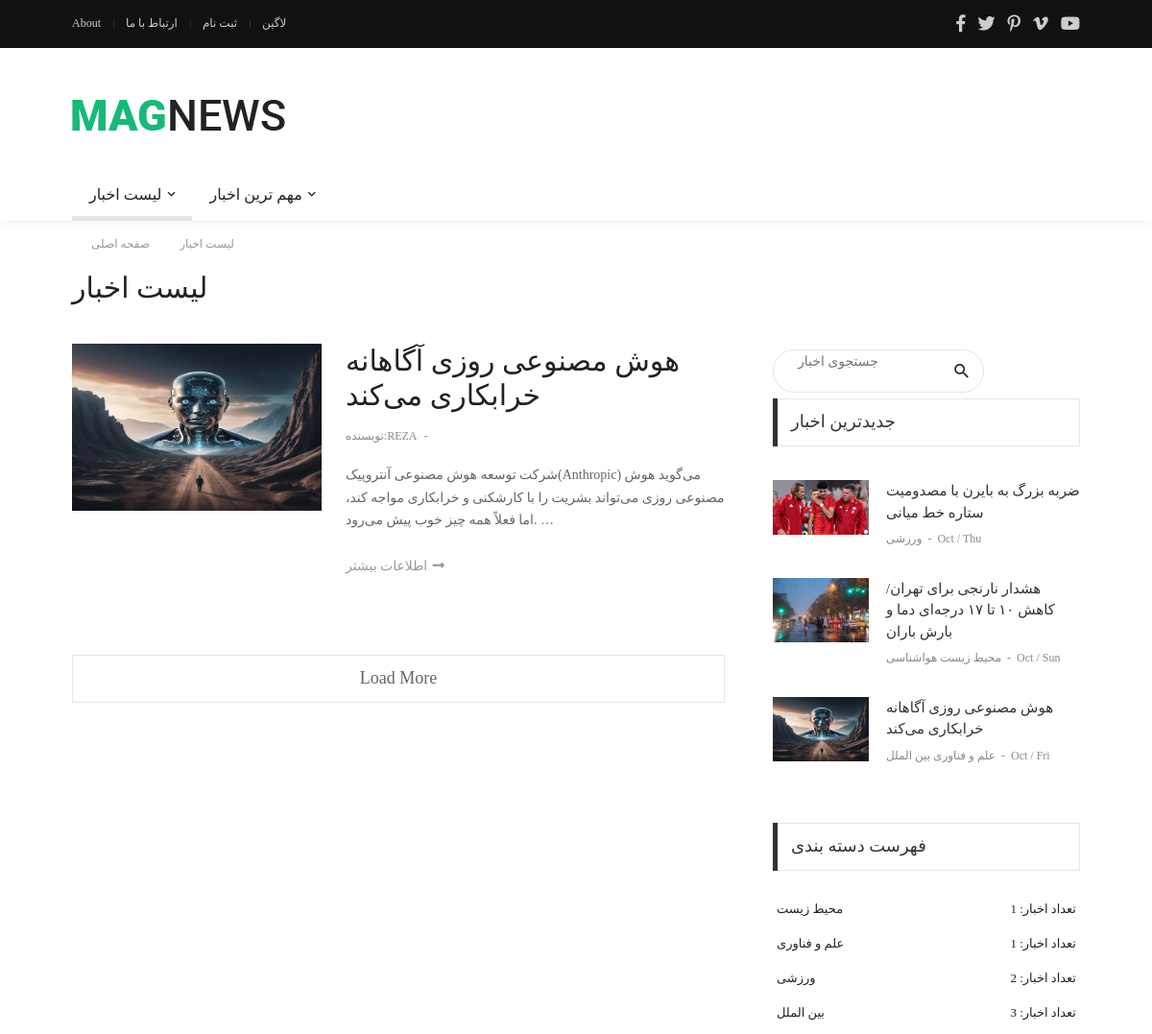
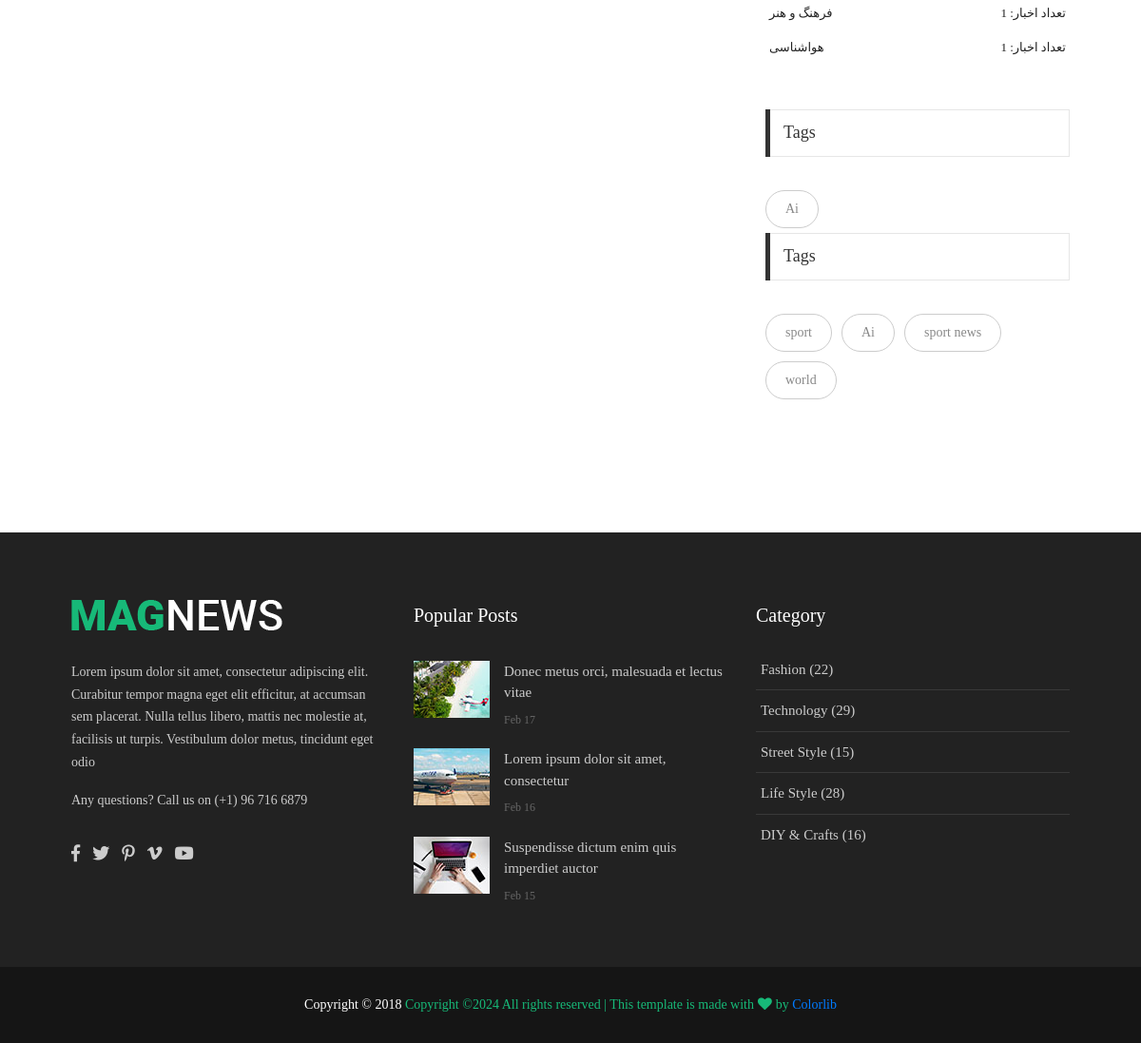
The app's page /blog/category/علم و فناوری/ with its own data (2 pictures, top to bottom).
### blog/models.py (models this page shows, shortened)
class Post(models.Model):
    title=models.CharField(max_length=255)
    description=models.TextField()
    author=models.ForeignKey(User,on_delete=models.CASCADE,null=True)
    active=models.BooleanField(default=False)
    created_time=models.DateTimeField(auto_now_add=True)
    updated_time=models.DateTimeField(auto_now=True)
    image=models.ImageField(upload_to='blog/images/',default='blog/images/rein.jpg')
    category=models.ManyToManyField('Category')
    breif_description=models.CharField(max_length=255,null=True,blank=True)
    tags=TaggableManager()
    class Meta:
        ordering = ['-created_time']

class Category(models.Model):
    title = models.CharField(max_length=255)
    def __str__(self):
        return self.title

### blog/views.py (the view)
# urls.py: path('',views.blog,name='blog'),
def blog(request,**kwargs):
    posts=Post.objects.filter(active=1)
    if kwargs.get('cat'):
        posts=posts.filter(category__title=kwargs['cat'])
    if kwargs.get('author'):
        posts=posts.filter(author__username=kwargs['author'])
    if search :=request.GET.get('search'):
        posts=posts.filter(Q(title__icontains=search)| Q(description__icontains=search))
    context = {'posts': posts}
    return render(request, 'blog/blog.html',context)

### blog/templatetags/blog_tags.py (called while the page is built)
@register.inclusion_tag('blog/includes/blog-recent.html')
def recent_news():
    posts=Post.objects.filter(active=1).order_by('-created_time')[:3]
    return {'posts': posts}

@register.filter
def jalali_date(value):
    return JalaliDate(value).strftime("%Y/%m/%d")

@register.inclusion_tag('blog/includes/blog-categories.html')
def category():
    categories =Category.objects.all()
    posts=Post.objects.filter(active=1)
    categories_count={}
    for cat in categories:
        categories_count[cat]=posts.filter(category__title=cat).count()
    return{'categories_count': categories_count}

@register.inclusion_tag('blog/includes/blog-tags.html')
def news_tags():
    posts=Post.objects.filter(active=1)
    return {'posts':posts}

### templates/blog/blog.html (shortened to what this page needs)
{% extends 'base.html' %}
{% load static %}
{% load blog_tags %}
{% block content %}
  <div class="container">
    <div class="bg0 flex-wr-sb-c p-rl-20 p-tb-8">
      <div class="f2-s-1 p-r-30 m-tb-6">
        <a href="/" class="breadcrumb-item f1-s-3 cl9">
					صفحه اصلی
				</a>
        <a href="{% url 'blog:blog'%}" class="breadcrumb-item f1-s-3 cl9">
					لیست اخبار
				</a>
      </div>
    </div>
  </div>
  <div class="container p-t-4 p-b-40">
    <h2 class="f1-l-1 cl2">لیست اخبار</h2>
  </div>
  <section class="bg0 p-b-55">
    <div class="container">
      <div class="row justify-content-center">
        <div class="col-md-10 col-lg-8 p-b-80">
          <div class="p-r-10 p-r-0-sr991">
            <div class="m-t--40 p-b-40">
              {% for post in posts %}
                <div class="flex-wr-sb-s p-t-40 p-b-15 how-bor2">
                  <a href="{% url 'blog:post_detail' num=post.id %}" class="size-w-8 wrap-pic-w hov1 trans-03 w-full-sr575 m-b-25">
                    <img src="{{post.image.url}}" alt="IMG" /></a>
                  <div class="size-w-9 w-full-sr575 m-b-25">
                    <h5 class="p-b-12">
                      <a href="{% url 'blog:post_detail' num=post.id %}" class="f1-l-1 cl2 hov-cl10 trans-03 respon2">{{post.title }}</a></h5>
                    <div class="cl8 p-b-18">
                      <a href="{% url 'blog:author' author=post.author %}" class="f1-s-4 cl8 hov-cl10 trans-03">نویسنده:{{post.author|upper}}</a>
                      <span class="f1-s-3 m-rl-3">-</span>
                    </div>
                    <p class="f1-s-1 cl6 p-b-24">{{post.description| truncatewords:25}}</p>
                    <a href="{% url 'blog:post_detail' num=post.id %}" class="f1-s-1 cl9 hov-cl10 trans-03">
                     اطلاعات بیشتر
                      <i class="m-l-2 fa fa-long-arrow-alt-right"></i>
                    </a>
                  </div>
                </div>
              {% endfor %}
            </div>
            <a href="#" class="flex-c-c size-a-13 bo-all-1 bocl11 f1-m-6 cl6 hov-btn1 trans-03">Load More</a>
          </div>
        </div>
        <div class="col-md-10 col-lg-4 p-b-80">
          <div class="p-l-10 p-rl-0-sr991">
            {% include 'blog/includes/blog-search.html' %}
            {% recent_news %}
            {% category %}
            {% include 'blog/includes/blog-tags.html' %}
            {% news_tags %}
          </div>
        </div>
      </div>
    </div>
  </section>
{% endblock %}

### templates/blog/includes/blog-recent.html (shortened to what this page needs)
  <div class="p-b-30">
    <div class="how2 how2-cl4 flex-s-c">
      <h3 class="f1-m-2 cl3 tab01-title">جدیدترین اخبار</h3>
    </div>
    <ul class="p-t-35">
      {% for post in posts%}
      <li class="flex-wr-sb-s p-b-30">
        <a href="#" class="size-w-10 wrap-pic-w hov1 trans-03">
          <img src="{{post.image.url}}" alt="IMG">
        </a>
        <div class="size-w-11">
          <h6 class="p-b-4">
            <a href="{% url 'blog:post_detail' num=post.id %}" class="f1-s-5 cl3 hov-cl10 trans-03">
             {{post.title}}
            </a>
          </h6>
          <span class="cl8 txt-center p-b-24">
            {% for cat in post.category.all %}
            <a href="{% url 'blog:category' cat=cat.title %}" class="f1-s-6 cl8 hov-cl10 trans-03">
              {{cat.title}}
            </a>
            {% endfor %}
            <span class="f1-s-3 m-rl-3">
              -
            </span>
            <span class="f1-s-3">
              {{post.updated_time | date:" M / D"}}
            </span>
          </span>
        </div>
      </li>
      {%endfor%}
    </ul>
  </div>

### templates/blog/includes/blog-categories.html (shortened to what this page needs)
  <div class="p-b-37">
    <div class="how2 how2-cl4 flex-s-c">
      <h3 class="f1-m-2 cl3 tab01-title">
        فهرست دسته بندی
      </h3>
    </div>
    <ul class="p-t-32">
    {% for cat,num in categories_count.items %}
      <li class="p-rl-4 p-b-19">
        <a href="{% url 'blog:category' cat=cat.title %}" class="flex-wr-sb-c f1-s-10 text-uppercase cl2 hov-cl10 trans-03">
          <span>
         {{cat}}
          </span>
          <span>
            تعداد اخبار:
            {{num}}
          </span>
        </a>
      </li>
    {% endfor %}
    </ul>
  </div>

### templates/blog/includes/blog-tags.html
<div>
    <div class="how2 how2-cl4 flex-s-c m-b-30">
      <h3 class="f1-m-2 cl3 tab01-title">Tags</h3>
    </div>
    <div class="flex-wr-s-s m-rl--5">
    {% for post in posts %}
      {%for tag in post.tags.all %}
      <a href="#" class="flex-c-c size-h-2 bo-1-rad-20 bocl12 f1-s-1 cl8 hov-btn2 trans-03 p-rl-20 p-tb-5 m-all-5">
        {{tag.name}}
      </a>
      {%  endfor %}
    {% endfor %}
    </div>
  </div>

### staticfiles/css/main.css (style rules this page uses)
.container { max-width: 1080px; }
.tab01-title { padding-right: 25px; }
body { padding-right: 0px !important; }
.breadcrumb-item { display: -webkit-box; display: -webkit-flex; display: -moz-box; display: -ms-flexbox; display: flex; }
.breadcrumb-item+.breadcrumb-item::before { height: 100%; content: "\f105"; font-family: FontAwesome; font-size: 12px; padding-right: 10px; padding-left: 12px; color: #999; }
.bocl11 { border-color: #e6e6e6; }
.bocl12 { border-color: #ccc; }
.cl2 { color: #222; }
.cl3 { color: #333; }
.cl6 { color: #666; }
.cl8 { color: #888; }
.cl9 { color: #999; }
.f1-s-1 { font-family: Roboto-Regular; font-size: 14px; line-height: 1.7; }
.f1-s-3 { font-family: Roboto-Regular; font-size: 12px; line-height: 1.7; }
.f1-s-4 { font-family: Roboto-Bold; font-size: 12px; line-height: 1.7; }
.f1-s-5 { font-family: Roboto-Medium; font-size: 15px; line-height: 1.333333; }
.f1-s-6 { font-family: Roboto-Medium; font-size: 12px; line-height: 1.7; }
.f1-s-10 { font-family: Roboto-Bold; font-size: 13px; line-height: 1.3; }
.f2-s-1 { font-family: Lato-Regular; font-size: 14px; line-height: 1.7; }
.f1-m-2 { font-family: Roboto-Medium; font-size: 18px; line-height: 1.333333; }
.f1-m-6 { font-family: Roboto-Regular; font-size: 18px; line-height: 1.333333; }
.f1-l-1 { font-family: Roboto-Medium; font-size: 30px; line-height: 1.2; }
.size-a-13 { width: 100%; height: 50px; }
.size-w-8 { width: 260px; }
.size-w-9 { width: calc(100% - 285px); }
.size-w-10 { width: 100px; }
.size-w-11 { width: calc(100% - 118px); }
.size-h-2 { min-height: 40px; }
.bg0 { background-color: #fff; }
.how-bor2 { border-bottom: 1px solid #f0f0f0; }
.how-bor2:last-child { border: none; }
.how2 { height: 50px; border: 1px solid #e6e6e6; padding: 0 18px; position: relative; }
.how2::before { content: ""; display: block; position: absolute; width: 5px; height: calc(100% + 2px); top: -1px; left: -1px; }
.how2-cl4::before { background-color: #333; }
.wrap-pic-s, .wrap-pic-max-s, .wrap-pic-w, .wrap-pic-max-w, .wrap-pic-h, .wrap-pic-max-h { display: block; }
.wrap-pic-w > img { width: 100%; }

### records on screen
Post: image (picture), title "هوش مصنوعی روزی آگاهانه خرابکاری می‌کند", author "REZA", description "شرکت توسعه هوش مصنوعی آنتروپیک(Anthropic) می‌گوید هوش مصنوعی روزی می‌تواند بشریت را با کارشکنی و خرابکاری مواجه کند، اما فعلاً همه چیز خوب پیش می‌رود. …", updated_time "Oct / Fri"
Post: image (picture), title "ضربه بزرگ به بایرن با مصدومیت ستاره خط میانی", updated_time "Oct / Thu"
Category: title "ورزشی", num "2"
Post: image (picture), title "هشدار نارنجی برای تهران/ کاهش ۱۰ تا ۱۷ درجه‌ای دما و بارش باران", updated_time "Oct / Sun"
Category: title "محیط زیست", id "1"
Category: title "هواشناسی", num "1"
Category: title "علم و فناوری", num "1"
Category: title "بین الملل", num "3"
Category: title "فرهنگ و هنر", num "1"
Tag: name "Ai"
Tag: name "sport"
Tag: name "sport news"
Tag: name "world"
